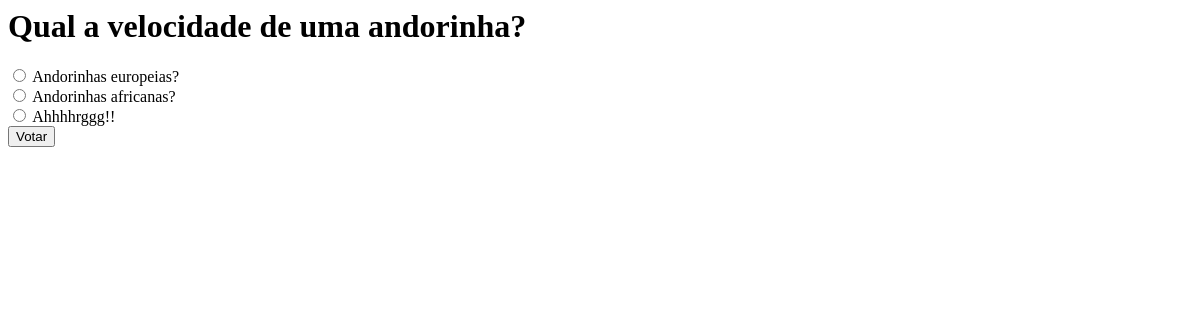
/enquetes/9/, run on an earlier commit of the app's database.
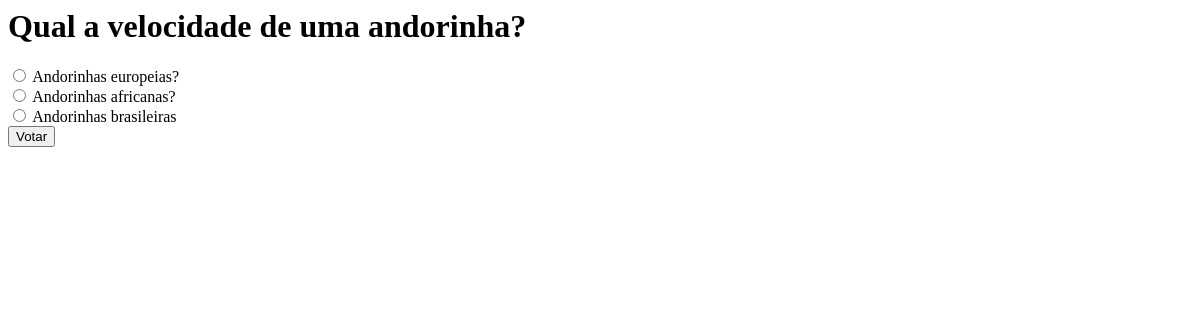
And on a later commit of the database.
### enquetes/models.py (models this page shows, shortened)
class Resposta(models.Model):
    enquete = models.ForeignKey(
        Enquete, on_delete=models.CASCADE, related_name='respostas',)
    opcao = models.CharField(max_length=200)
    votos = models.IntegerField(default=0)

### enquetes/views.py (the view)
# urls.py: path('<int:pk>/', views.DetalheView.as_view(), name='detalhe'),
class DetalheView(generic.DetailView):
    model = Enquete
    template_name = 'enquetes/detalhe.html'

### enquetes/templates/enquetes/detalhe.html (shortened to what this page needs)
<h1>{{ enquete.texto  }}</h1>
<form action="{% url 'enquetes:votar' enquete.id %}" method="post">
{% for resposta in enquete.respostas.all %}
    <input type="radio" name="resposta" id="resposta{{ forloop.counter }}" value="{{ resposta.id }}" />
    <label for="resposta{{ forloop.counter }}">{{ resposta.opcao }}</label><br />
{% endfor %}
<input type="submit" value="Votar" />
</form>

What changed in the data, as far as the page shows it:
changed Resposta: resposta "☐ Ahhhhrggg!!" → "☐ Andorinhas brasileiras"; opcao "Ahhhhrggg!!" → "Andorinhas brasileiras"
